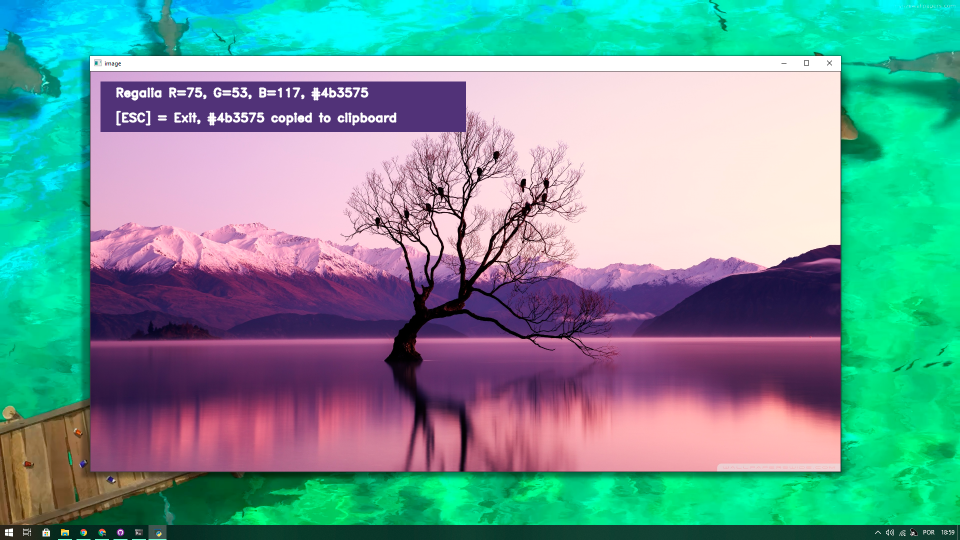
#> input picture .github/example.png, 1920 x 1080 px (shown at 1/2 size)
$ python main.py
#> lines starting #> are read from the running program, lines starting #| are printed output that depends on the picture
import sys
import tkinter as tk
from tkinter import Label, StringVar, CENTER, filedialog as fd

import clipboard
import cv2
import easygui
import pandas

# Configurando o file dialog do tkinter
root = tk.Tk()
root.title('Color picker')
root.resizable(False, False)
root.geometry('300x150')

text = StringVar()
text.set('Selecione o seu arquivo')
label = Label(root, textvariable=text, justify=CENTER)
label.pack()

img_path = fd.askopenfilename()
#> the answer given: .github/example.png

root.destroy()

# Verificando se a imagem e o seu tamanho são compatíveis
img = cv2.imread(img_path)
#> img is the input picture: shape (1080, 1920, 3); mean B, G, R 150, 152.9, 109.7
if img is None:
    sys.exit("Could not read the image. (Não foi possível ler a imagem)")

height = img.shape[0]
#> height = 1080
width = img.shape[1]
#> width = 1920

if height > 1500 or width > 800:
    img = cv2.resize(img, (1500, 800))
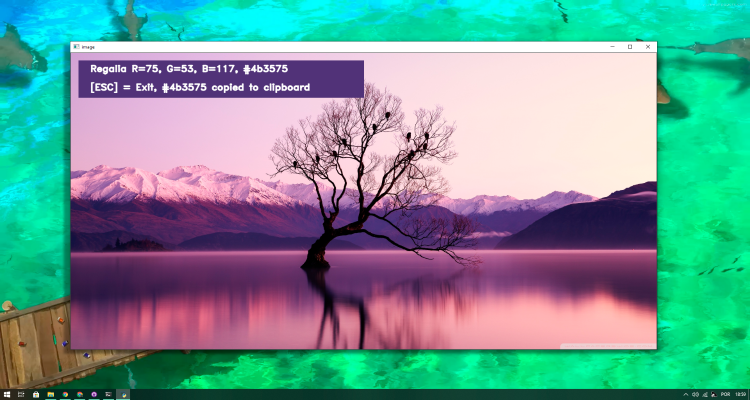
#> img: shape (800, 1500, 3) (shown at 1/2 size); mean B, G, R 149.9, 152.8, 109.6

# Lendo arquivo de imagens
index = ["color", "color_name", "hex", "R", "G", "B"]
csv = pandas.read_csv('colors.csv', names=index, header=None)
#> (reads colors.csv from the repository)

# Configurando variáveis globais
clicked = False
r = g = b = xpos = ypos = 0


# Funções de Callback
def draw_function(event, x, y, flags, param):
    if event == cv2.EVENT_LBUTTONDBLCLK:
        global b, g, r, xpos, ypos, clicked
        clicked = True
        xpos = x
        ypos = y
        b, g, r = img[y, x]
        b = int(b)
        g = int(g)
        r = int(r)


def get_color_name(R, G, B):
    min = 10000
    for i in range(len(csv)):
        d = abs(R - int(csv.loc[i, "R"])) + abs(G - int(csv.loc[i, "G"])) + abs(B - int(csv.loc[i, "B"]))
        if d <= min:
            min = d
            cname = csv.loc[i, "color_name"]
    return cname


def rgb_to_hex(R, G, B):
    return '#%02x%02x%02x' % (R, G, B)


cv2.namedWindow('image')
cv2.setMouseCallback('image', draw_function)

# Usando easy GUI para exibir uma simples msgbox
easygui.msgbox("LEIA COM ATENÇÃO\n\nClique duas vezes no pixel que deseja saber a cor\n[ESC] = Sair do programa\nAs "
               "cores vão automaticamente para sua clipboard em hexadecimal", "Python color picker")

while True:
    cv2.imshow("image", img)
    if clicked:
        cv2.rectangle(img, (20, 20), (750, 120), (b, g, r), -1)
        text = "{0} R={1}, G={2}, B={3}, {4}".format(get_color_name(r, g, b), r, g, b, rgb_to_hex(r, g, b))
        clipboard.copy(rgb_to_hex(r, g, b))

        color_text = (0, 0, 0) if r + g + b >= 600 else (255, 255, 255)

        cv2.putText(img, text, (50, 50), 2, 0.8, color_text, 2, cv2.LINE_AA)
        cv2.putText(img, "[ESC] = Exit, {0} copied to clipboard".format(rgb_to_hex(r, g, b)), (50, 100), 2, 0.8, color_text, 2, cv2.LINE_AA)

        clicked = False

    if cv2.waitKey(20) & 0xFF == 27:
#> (key Esc is pressed here)
        break

cv2.destroyAllWindows()
